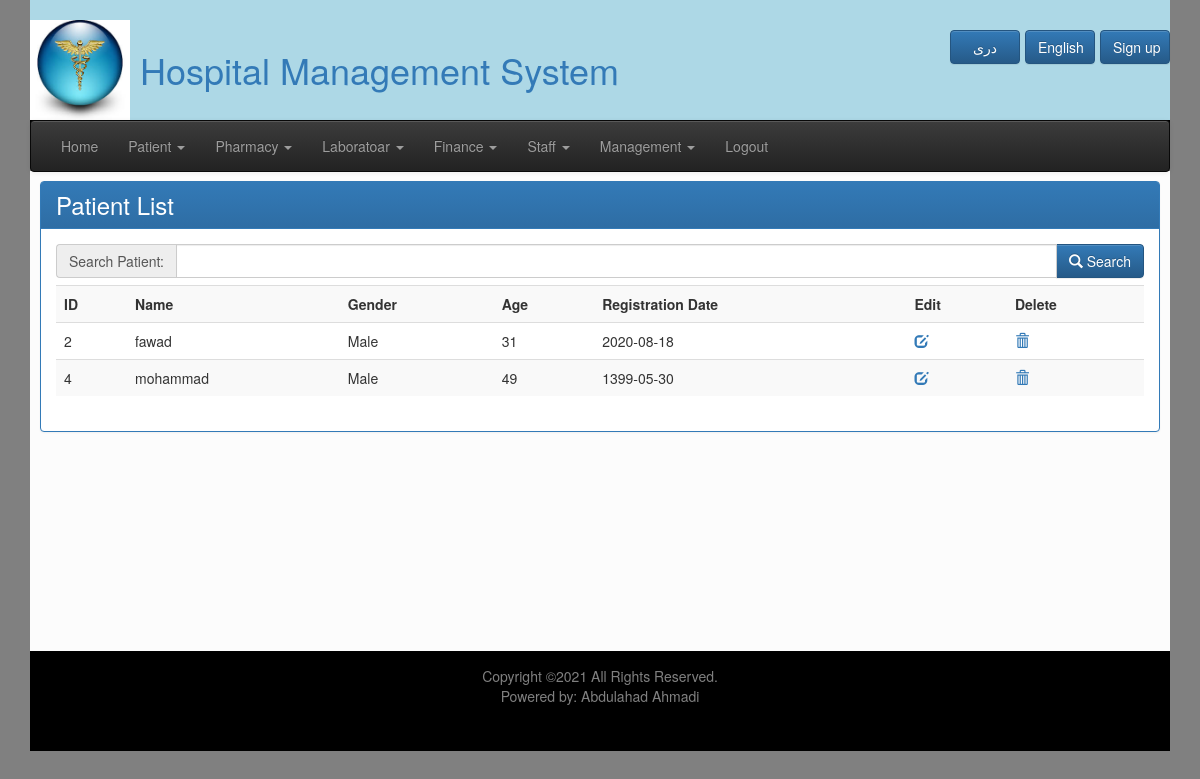
The page /patient_list.php (signed in) on the database its author committed.
### tables this page shows
CREATE TABLE `patient` (
  `patient_id` int(11) NOT NULL,
  `name` varchar(32) NOT NULL,
  `gender` tinyint(1) NOT NULL,
  `phone` char(10) DEFAULT NULL,
  `address` varchar(120) DEFAULT NULL,
  `birth_year` int(11) NOT NULL,
  `nic` varchar(32) DEFAULT NULL,
  `job` varchar(32) DEFAULT NULL,
  `reg_date` date NOT NULL
);

### patient_list.php (the view, shortened to what this page needs)
<?php require_once("connection.php"); ?>
<?php
    $condition = "";
    $patient = mysqli_query($con, "SELECT * FROM patient $condition");
    $row_patient = mysqli_fetch_assoc($patient);
    $totalRows_patient =  mysqli_num_rows($patient);
?>
<?php require_once("top.php"); ?>
<!DOCTYPE html>
<html lang="en">
<head>
</head>
<body>
        <div class="panel panel-primary">
            <div class="panel-heading">
                <h1>Patient List</h1>
            </div>
            <div class="panel-body">
            <form>
                <div class="input-group">
                    <span class="input-group-addon">
                        Search Patient:
                    </span>
                        <input class="form-control" type="text" name="search">
                <span class="input-group-btn">
                    <button class="btn btn-primary" type="submit">
                        <span class="glyphicon glyphicon-search"></span> Search
                    </button>
                </span>
                </div>
            </form>
            <?php if($totalRows_patient > 0) {  ?>
            <div class="table-responsive">
                <table class="table table-striped">
                    <tr>
                        <th>ID</th>
                        <th>Name</th>
                        <th>Gender</th>
                        <th>Age</th>
                        <th>Registration Date</th>
                        <th>Edit</th>
                        <th>Delete</th>
                    </tr>
            <?php do{  ?>
                    <tr>
                        <td><?php echo $row_patient["patient_id"]; ?></td>
                        <td><?php echo $row_patient["name"]; ?></td>
                        <td><?php echo $row_patient["gender"]== 0 ? "Male" : "Female"; ?></td>
                        <td><?php echo date("Y") - $row_patient["birth_year"]; ?></td>
                        <td><?php echo $row_patient["reg_date"]; ?></td>
                        <td>
                            <a href="patient_edit.php?patient_id=<?php echo $row_patient["patient_id"]; ?>">
                                <span class="glyphicon glyphicon-edit"></span>
                            </a>
                        </td>
                        <td>
                            <a class="delete" href="patient_delete.php?patient_id=<?php echo $row_patient["patient_id"]; ?>">
                                <span class="glyphicon glyphicon-trash "></span>
                            </a>
                        </td>
                    </tr>
            <?php }while($row_patient = mysqli_fetch_assoc($patient)); ?>
                </table>
                </div>
            <?php }?>
            </div>
        </div>
</body>
</html>
<?php require_once("footer.php"); ?>

### css/style.css (style rules this page uses)
#content h1 { margin: 0%; }
.input-group { margin-bottom: 7px; }
.panel-heading h1 { margin: 0; font-size: 24px; margin-bottom: 0 !important; }
.input-group-addon { width: 110px; }
.input-group { width: 100%; }

### top.php (style rules this page uses)
body { background-color: gray; }

### rows shown on the page
patient: patient_id "2", name "fawad", gender "Male", reg_date "2020-08-18"
patient: patient_id "4", name "mohammad", gender "Male", reg_date "1399-05-30"
